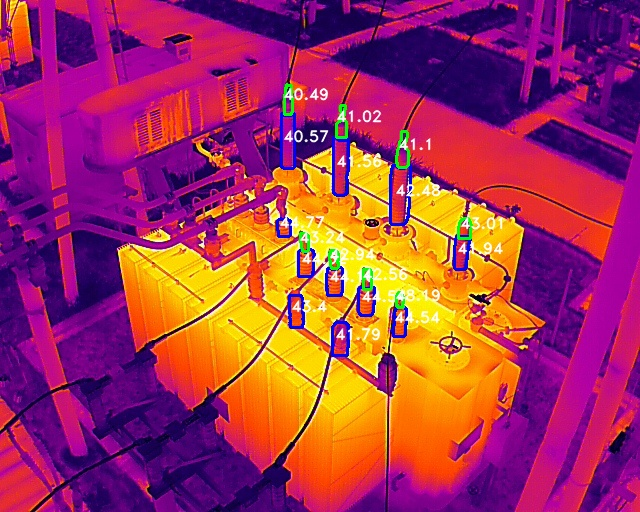
#> input picture draw_test.jpg, 640 x 512 px
$ python -i utils.py   (imports and definitions only)
#> lines starting #> are read from the running program, lines starting #| are printed output that depends on the picture; after the words box and inside, x2 and y2 are one past the last pixel; in counts of white or black regions, pixels touching at a corner belong together
'''
desc: 工具函数
'''

import os
import random
import time
import hashlib
import cv2
import numpy as np
from shapely.geometry import Polygon
from shapely.affinity import scale

from configs import DRAW_CONFIGS, MODEL_CONFIGS, CROPPED_CONFIGS

# [42 lines left out: functions gen_md5_info, draw_boxes_and_labels, not called in this run]

def check_ir_image(image_path: str):
    '''
    判断输入图像是否为红外图像

    :Params image: 原始图像
    '''
#> called with image_path = 'draw_test.jpg'

    image = cv2.imread(image_path)
#> image is the input picture: shape (512, 640, 3); mean B, G, R 88.4, 52.6, 161.2

    imagecv = cv2.resize(image, (320, 320))
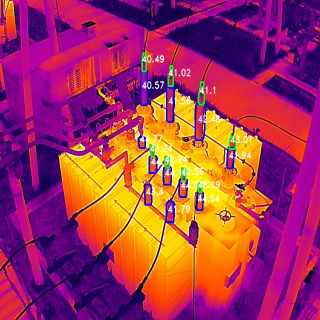
#> imagecv: shape (320, 320, 3); mean B, G, R 88.3, 52.5, 161.2
    # 将图像从BGR转换到HSV颜色空间
    hsv = cv2.cvtColor(imagecv, cv2.COLOR_BGR2HSV)
#> hsv: shape (320, 320, 3); mean H, S, V 111.4, 234.1, 176
    # 设置红色的阈值范围
    # 注意：这些值可能需要根据您的图像进行调整
    lower_red = np.array([0, 80, 70])
    upper_red = np.array([10, 255, 255])
    # 根据阈值创建一个掩模
    mask = cv2.inRange(hsv, lower_red, upper_red)
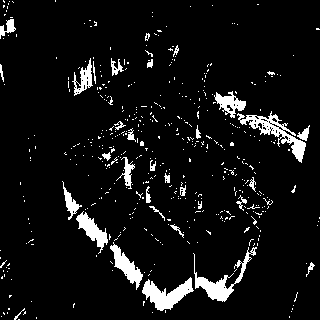
#> mask: shape (320, 320); 6.9% white; 466 white regions (434 under 20 px), largest, box (x1, y1, x2, y2) and area: (237, 111, 306, 163) 882, (142, 277, 194, 311) 816, (193, 247, 257, 302) 795

    # # 对原始图像和掩模进行位运算，提取红色区域
    red_only = cv2.bitwise_and(imagecv, imagecv, mask=mask)
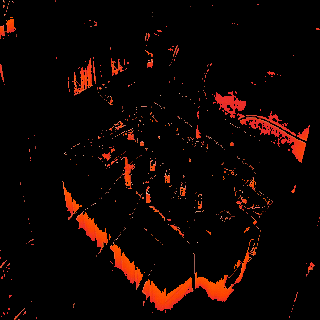
#> red_only: shape (320, 320, 3); mean B, G, R 2.1, 4.6, 15.9
    red_sum = np.sum(red_only)
#> red_sum = 2315144

    if red_sum >= 578230:
        return True

    return False

# [136 lines left out: functions crop_img, shrink_contour, transform_coordinate, draw_contour_and_labels, get_temp_value, not called in this run]

>>> result = check_ir_image('draw_test.jpg')
